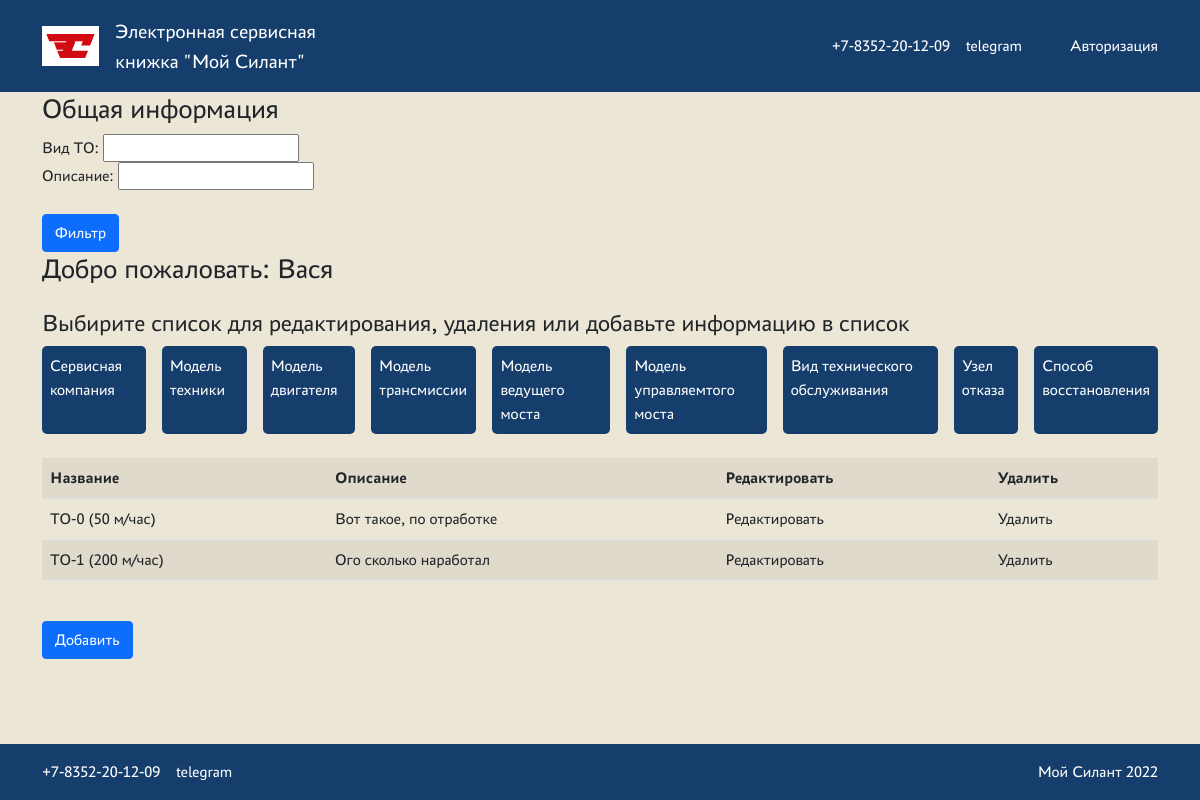
/maintenancetype/ (signed in), run on the app's committed database.
### src/models.py (models this page shows, shortened)
class MaintenanceType(models.Model):
    name = models.TextField(verbose_name="Вид ТО")
    description = models.TextField(verbose_name="Описание")
    class Meta:
        verbose_name = "Вид ТО"

### src/views.py (the view)
# urls.py: path('maintenancetype/', MaintenanceTypeListView.as_view(), name='maintenancetype_list'),
class MaintenanceTypeListView(PermissionRequiredMixin, ListView):
    permission_required = ("src.view_maintenancetype",)
    model = MaintenanceType
    context_object_name = "maintenancetype"
    template_name = "./lists/maintenancetype_list.html"
    queryset = MaintenanceType.objects.all()
    login_url = "/"
    def get_context_data(self, *args, **kwargs):
        context = super().get_context_data(**kwargs)
        context["filter"] = MaintenanceTypeFilter(self.request.GET, queryset=self.get_queryset())
        return context

### templates/lists/maintenancetype_list.html
<!DOCTYPE html>
{% extends "default.html" %}
{% load static %}
{% block content %}
    <section class="claim">
        <h3 class="heading"> Общая информация</h3>
        <form method="GET">
            {{ filter.form }}
            <div>
                <input class="btn btn-primary mt-4" type="submit" value="Фильтр">
            </div>
        </form>
        <h3 class="heading">Добро пожаловать: {{ request.user.first_name }}</h3>
        <h4 class="search__description mt-4">
            Выбирите список для редактирования, удаления или добавьте информацию в список
        </h4>
        <nav class="btn-wrapper">
            <ul class="nav-btns">
                <li class="nav-item">
                    <a href="/servicecompany/">Сервисная компания</a>
                </li>
                <li class="nav-item">
                    <a href="/machinemodel/">Модель техники</a>
                </li>
                <li class="nav-item">
                    <a href="/enginemodel/">Модель двигателя</a>
                </li>
                <li class="nav-item">
                    <a href="/transmissionmodel/">Модель трансмиссии</a>
                </li>
                <li class="nav-item">
                    <a href="/daxlemodel/">Модель ведущего моста</a>
                </li>
                <li class="nav-item">
                    <a href="/saxlemodel/">Модель управляемтого моста</a>
                </li>
                <li class="nav-item">
                    <a href="/maintenancetype/">Вид технического обслуживания</a>
                </li>
                <li class="nav-item">
                    <a href="/breakdownunit/">Узел отказа</a>
                </li>
                <li class="nav-item">
                    <a href="/recovermethod/">Способ восстановления</a>
                </li>
            </ul>
        </nav>
        <div class="table-responsive mt-4">
            <table class="table table-striped">
                <tbody>
                <tr>
                    <th>Название</th>
                    <th>Описание</th>
                    <th>Редактировать</th>
                    <th>Удалить</th>
                </tr>
                {% for m in filter.qs %}
                    <tr id="myUL">
                        <td>{{ m.name }}</td>
                        <td>{{ m.description }}</td>
                        <td><a href="{% url 'edit_maintenancetype' m.pk %}">Редактировать</a></td>
                        <td><a href="{% url 'delete_maintenancetype' m.pk %}">Удалить</a></td>
                    </tr>
                {% endfor %}
                </tbody>
            </table>
            <div class="btn btn-primary mt-4">
                <a href="{% url 'create_maintenancetype' %}">Добавить</a>
            </div>
        </div>
    </section>
{% endblock content %}

### static/css/styles.css (style rules this page uses)
:root { --color-primary: #163E6C; --color-secondary: #EBE6D6; --color-danger: #D20A11; --color-text-primary: #FFFFFF; }
*, *:before, *:after { margin: 0; padding: 0; box-sizing: border-box; }
a { text-decoration: none; color: inherit; }
ul,li { list-style-type: none; margin: 0; padding: 0; }
body { font-family: "PT Astra Sans"; margin: 0; display: flex; flex-direction: column; min-height: 100vh; }
.nav-btns { display: flex; gap: 1rem; }
.nav-item { background-color: var(--color-primary); color: var(--color-text-primary); padding: 0.5rem; border-radius: 5px; }

### data on the page
MaintenanceType: name "ТО-0 (50 м/час)", description "Вот такое, по отработке"
MaintenanceType: name "ТО-1 (200 м/час)", description "Ого сколько наработал"

### other printed values
{{ request.user.first_name }} "Вася"
